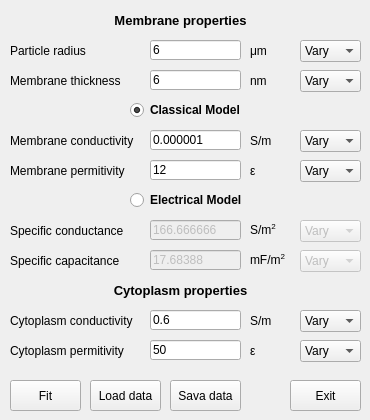
      <widget class="QWidget" name="ModelSingleShellTab_3">
       <attribute name="title">
        <string>Single shell</string>
       </attribute>
       <widget class="QPushButton" name="fitting_sish_loaddata_button">
        <property name="geometry">
         <rect>
          <x>90</x>
          <y>380</y>
          <width>71</width>
          <height>31</height>
         </rect>
        </property>
        <property name="text">
         <string>Load data</string>
        </property>
       </widget>
       <widget class="QPushButton" name="fitting_sish_fitdata_button">
        <property name="geometry">
         <rect>
          <x>10</x>
          <y>380</y>
          <width>71</width>
          <height>31</height>
         </rect>
        </property>
        <property name="text">
         <string>Fit</string>
        </property>
       </widget>
       <widget class="QLabel" name="label_96">
        <property name="geometry">
         <rect>
          <x>10</x>
          <y>130</y>
          <width>141</width>
          <height>21</height>
         </rect>
        </property>
        <property name="text">
         <string>Membrane conductivity</string>
        </property>
       </widget>
       <widget class="QLineEdit" name="fitting_sish_membrane_perm_value_entry">
        <property name="geometry">
         <rect>
          <x>150</x>
          <y>160</y>
          <width>91</width>
          <height>20</height>
         </rect>
        </property>
        <property name="text">
         <string>12</string>
        </property>
       </widget>
       <widget class="QLabel" name="label_97">
        <property name="geometry">
         <rect>
          <x>250</x>
          <y>160</y>
          <width>31</width>
          <height>21</height>
         </rect>
        </property>
        <property name="text">
         <string>ε</string>
        </property>
       </widget>
       <widget class="QLabel" name="label_98">
        <property name="geometry">
         <rect>
          <x>250</x>
          <y>130</y>
          <width>31</width>
          <height>21</height>
         </rect>
        </property>
        <property name="text">
         <string>S/m</string>
        </property>
       </widget>
       <widget class="QLabel" name="label_99">
        <property name="geometry">
         <rect>
          <x>0</x>
          <y>10</y>
          <width>361</width>
          <height>21</height>
         </rect>
        </property>
        <property name="font">
         <font>
          <pointsize>10</pointsize>
          <weight>75</weight>
          <bold>true</bold>
         </font>
        </property>
        <property name="frameShape">
         <enum>QFrame::NoFrame</enum>
        </property>
        <property name="frameShadow">
         <enum>QFrame::Plain</enum>
        </property>
        <property name="text">
         <string>Membrane properties</string>
        </property>
        <property name="alignment">
         <set>Qt::AlignCenter</set>
        </property>
       </widget>
       <widget class="QLabel" name="label_100">
        <property name="geometry">
         <rect>
          <x>10</x>
          <y>160</y>
          <width>141</width>
          <height>21</height>
         </rect>
        </property>
        <property name="text">
         <string>Membrane permitivity</string>
        </property>
       </widget>
       <widget class="QLineEdit" name="fitting_sish_membrane_cond_value_entry">
        <property name="geometry">
         <rect>
          <x>150</x>
          <y>130</y>
          <width>91</width>
          <height>20</height>
         </rect>
        </property>
        <property name="text">
         <string>0.000001</string>
        </property>
       </widget>
       <widget class="QLabel" name="label_101">
        <property name="geometry">
         <rect>
          <x>10</x>
          <y>310</y>
          <width>141</width>
          <height>21</height>
         </rect>
        </property>
        <property name="text">
         <string>Cytoplasm conductivity</string>
        </property>
       </widget>
       <widget class="QLineEdit" name="fitting_sish_cytoplasm_perm_value_entry">
        <property name="geometry">
         <rect>
          <x>150</x>
          <y>340</y>
          <width>91</width>
          <height>20</height>
         </rect>
        </property>
        <property name="text">
         <string>50</string>
        </property>
       </widget>
       <widget class="QLabel" name="label_102">
        <property name="geometry">
         <rect>
          <x>10</x>
          <y>340</y>
          <width>141</width>
          <height>21</height>
         </rect>
        </property>
        <property name="text">
         <string>Cytoplasm permitivity</string>
        </property>
       </widget>
       <widget class="QLabel" name="label_103">
        <property name="geometry">
         <rect>
          <x>250</x>
          <y>340</y>
          <width>31</width>
          <height>21</height>
         </rect>
        </property>
        <property name="text">
         <string>ε</string>
        </property>
       </widget>
       <widget class="QLineEdit" name="fitting_sish_cytoplasm_cond_value_entry">
        <property name="geometry">
         <rect>
          <x>150</x>
          <y>310</y>
          <width>91</width>
          <height>20</height>
         </rect>
        </property>
        <property name="text">
         <string>0.6</string>
        </property>
       </widget>
       <widget class="QLabel" name="label_104">
        <property name="geometry">
         <rect>
          <x>250</x>
          <y>310</y>
          <width>31</width>
          <height>21</height>
         </rect>
        </property>
        <property name="text">
         <string>S/m</string>
        </property>
       </widget>
       <widget class="QLabel" name="label_105">
        <property name="geometry">
         <rect>
          <x>0</x>
          <y>280</y>
          <width>361</width>
          <height>21</height>
         </rect>
        </property>
        <property name="font">
         <font>
          <pointsize>10</pointsize>
          <weight>75</weight>
          <bold>true</bold>
         </font>
        </property>
        <property name="frameShape">
         <enum>QFrame::NoFrame</enum>
        </property>
        <property name="frameShadow">
         <enum>QFrame::Plain</enum>
        </property>
        <property name="text">
         <string>Cytoplasm properties</string>
        </property>
        <property name="alignment">
         <set>Qt::AlignCenter</set>
        </property>
       </widget>
       <widget class="QLineEdit" name="fitting_sish_membrane_thickness_value_entry">
        <property name="geometry">
         <rect>
          <x>150</x>
          <y>70</y>
          <width>91</width>
          <height>20</height>
         </rect>
        </property>
        <property name="text">
         <string>6</string>
        </property>
       </widget>
       <widget class="QLabel" name="label_106">
        <property name="geometry">
         <rect>
          <x>10</x>
          <y>70</y>
          <width>121</width>
          <height>21</height>
         </rect>
        </property>
        <property name="text">
         <string>Membrane thickness</string>
        </property>
       </widget>
       <widget class="QLabel" name="label_107">
        <property name="geometry">
         <rect>
          <x>250</x>
          <y>70</y>
          <width>31</width>
          <height>21</height>
         </rect>
        </property>
        <property name="text">
         <string>nm</string>
        </property>
       </widget>
       <widget class="QLabel" name="label_108">
        <property name="geometry">
         <rect>
          <x>250</x>
          <y>40</y>
          <width>31</width>
          <height>21</height>
         </rect>
        </property>
        <property name="text">
         <string>μm</string>
        </property>
       </widget>
       <widget class="QLabel" name="label_109">
        <property name="geometry">
         <rect>
          <x>10</x>
          <y>40</y>
          <width>121</width>
          <height>21</height>
         </rect>
        </property>
        <property name="text">
         <string>Particle radius</string>
        </property>
       </widget>
       <widget class="QLineEdit" name="fitting_sish_particle_radius_value_entry">
        <property name="geometry">
         <rect>
          <x>150</x>
          <y>40</y>
          <width>91</width>
          <height>20</height>
         </rect>
        </property>
        <property name="text">
         <string>6</string>
        </property>
       </widget>
       <widget class="QRadioButton" name="fitting_sish_classicalmodel_MainUI_toggle">
        <property name="geometry">
         <rect>
          <x>130</x>
          <y>100</y>
          <width>121</width>
          <height>20</height>
         </rect>
        </property>
        <property name="font">
         <font>
          <weight>75</weight>
          <bold>true</bold>
         </font>
        </property>
        <property name="text">
         <string>Classical Model</string>
        </property>
        <property name="checked">
         <bool>true</bool>
        </property>
       </widget>
       <widget class="QRadioButton" name="fitting_sish_electricalmodel_MainUI_toggle">
        <property name="geometry">
         <rect>
          <x>130</x>
          <y>190</y>
          <width>121</width>
          <height>20</height>
         </rect>
        </property>
        <property name="font">
         <font>
          <weight>75</weight>
          <bold>true</bold>
         </font>
        </property>
        <property name="text">
         <string>Electrical Model</string>
        </property>
       </widget>
       <widget class="QLabel" name="label_110">
        <property name="geometry">
         <rect>
          <x>10</x>
          <y>250</y>
          <width>141</width>
          <height>21</height>
         </rect>
        </property>
        <property name="text">
         <string>Specific capacitance</string>
        </property>
       </widget>
       <widget class="QLabel" name="label_111">
        <property name="geometry">
         <rect>
          <x>250</x>
          <y>220</y>
          <width>41</width>
          <height>21</height>
         </rect>
        </property>
        <property name="text">
         <string>S/m&lt;sup&gt;2&lt;/sup&gt;</string>
        </property>
       </widget>
       <widget class="QLabel" name="label_112">
        <property name="geometry">
         <rect>
          <x>250</x>
          <y>250</y>
          <width>41</width>
          <height>21</height>
         </rect>
        </property>
        <property name="text">
         <string>mF/m&lt;sup&gt;2&lt;/sup&gt;</string>
        </property>
       </widget>
       <widget class="QLabel" name="label_113">
        <property name="geometry">
         <rect>
          <x>10</x>
          <y>220</y>
          <width>141</width>
          <height>21</height>
         </rect>
        </property>
        <property name="text">
         <string>Specific conductance</string>
        </property>
       </widget>
       <widget class="QLineEdit" name="fitting_sish_membrane_conductance_value_entry">
        <property name="enabled">
         <bool>false</bool>
        </property>
        <property name="geometry">
         <rect>
          <x>150</x>
          <y>220</y>
          <width>91</width>
          <height>20</height>
         </rect>
        </property>
        <property name="text">
         <string>166.666666</string>
        </property>
       </widget>
       <widget class="QLineEdit" name="fitting_sish_membrane_capacitance_value_entry">
        <property name="enabled">
         <bool>false</bool>
        </property>
        <property name="geometry">
         <rect>
          <x>150</x>
          <y>250</y>
          <width>91</width>
          <height>20</height>
         </rect>
        </property>
        <property name="text">
         <string>17.68388</string>
        </property>
       </widget>
       <widget class="QComboBox" name="fitting_sish_particle_radius_vary">
        <property name="geometry">
         <rect>
          <x>300</x>
          <y>40</y>
          <width>61</width>
          <height>22</height>
         </rect>
        </property>
        <item>
         <property name="text">
          <string>Vary</string>
         </property>
        </item>
        <item>
         <property name="text">
          <string>Fixed</string>
         </property>
        </item>
       </widget>
       <widget class="QComboBox" name="fitting_sish_membrane_thickness_vary">
        <property name="geometry">
         <rect>
          <x>300</x>
          <y>70</y>
          <width>61</width>
          <height>22</height>
         </rect>
        </property>
        <item>
         <property name="text">
          <string>Vary</string>
         </property>
        </item>
        <item>
         <property name="text">
          <string>Fixed</string>
         </property>
        </item>
       </widget>
       <widget class="QComboBox" name="fitting_sish_membrane_cond_vary">
        <property name="geometry">
         <rect>
          <x>300</x>
          <y>130</y>
          <width>61</width>
          <height>22</height>
         </rect>
        </property>
        <item>
         <property name="text">
          <string>Vary</string>
         </property>
        </item>
        <item>
         <property name="text">
          <string>Fixed</string>
         </property>
        </item>
       </widget>
       <widget class="QComboBox" name="fitting_sish_membrane_perm_vary">
        <property name="geometry">
         <rect>
          <x>300</x>
          <y>160</y>
          <width>61</width>
          <height>22</height>
         </rect>
        </property>
        <item>
         <property name="text">
          <string>Vary</string>
         </property>
        </item>
        <item>
         <property name="text">
          <string>Fixed</string>
         </property>
        </item>
       </widget>
       <widget class="QComboBox" name="comboBox_13">
        <property name="enabled">
         <bool>false</bool>
        </property>
        <property name="geometry">
         <rect>
          <x>300</x>
          <y>220</y>
          <width>61</width>
          <height>22</height>
         </rect>
        </property>
        <item>
         <property name="text">
          <string>Vary</string>
         </property>
        </item>
        <item>
         <property name="text">
          <string>Fixed</string>
         </property>
        </item>
       </widget>
       <widget class="QComboBox" name="comboBox_14">
        <property name="enabled">
         <bool>false</bool>
        </property>
        <property name="geometry">
         <rect>
          <x>300</x>
          <y>250</y>
          <width>61</width>
          <height>22</height>
         </rect>
        </property>
        <item>
         <property name="text">
          <string>Vary</string>
         </property>
        </item>
        <item>
         <property name="text">
          <string>Fixed</string>
         </property>
        </item>
       </widget>
       <widget class="QComboBox" name="fitting_sish_cytoplasm_cond_vary">
        <property name="geometry">
         <rect>
          <x>300</x>
          <y>310</y>
          <width>61</width>
          <height>22</height>
         </rect>
        </property>
        <item>
         <property name="text">
          <string>Vary</string>
         </property>
        </item>
        <item>
         <property name="text">
          <string>Fixed</string>
         </property>
        </item>
       </widget>
       <widget class="QComboBox" name="fitting_sish_cytoplasm_perm_vary">
        <property name="geometry">
         <rect>
          <x>300</x>
          <y>340</y>
          <width>61</width>
          <height>22</height>
         </rect>
        </property>
        <item>
         <property name="text">
          <string>Vary</string>
         </property>
        </item>
        <item>
         <property name="text">
          <string>Fixed</string>
         </property>
        </item>
       </widget>
       <widget class="QPushButton" name="fitting_sish_savedata_button">
        <property name="geometry">
         <rect>
          <x>170</x>
          <y>380</y>
          <width>71</width>
          <height>31</height>
         </rect>
        </property>
        <property name="text">
         <string>Sava data</string>
        </property>
       </widget>
       <widget class="QPushButton" name="fitting_sish_exit_button">
        <property name="geometry">
         <rect>
          <x>290</x>
          <y>380</y>
          <width>71</width>
          <height>31</height>
         </rect>
        </property>
        <property name="text">
         <string>Exit</string>
        </property>
       </widget>
      </widget>
